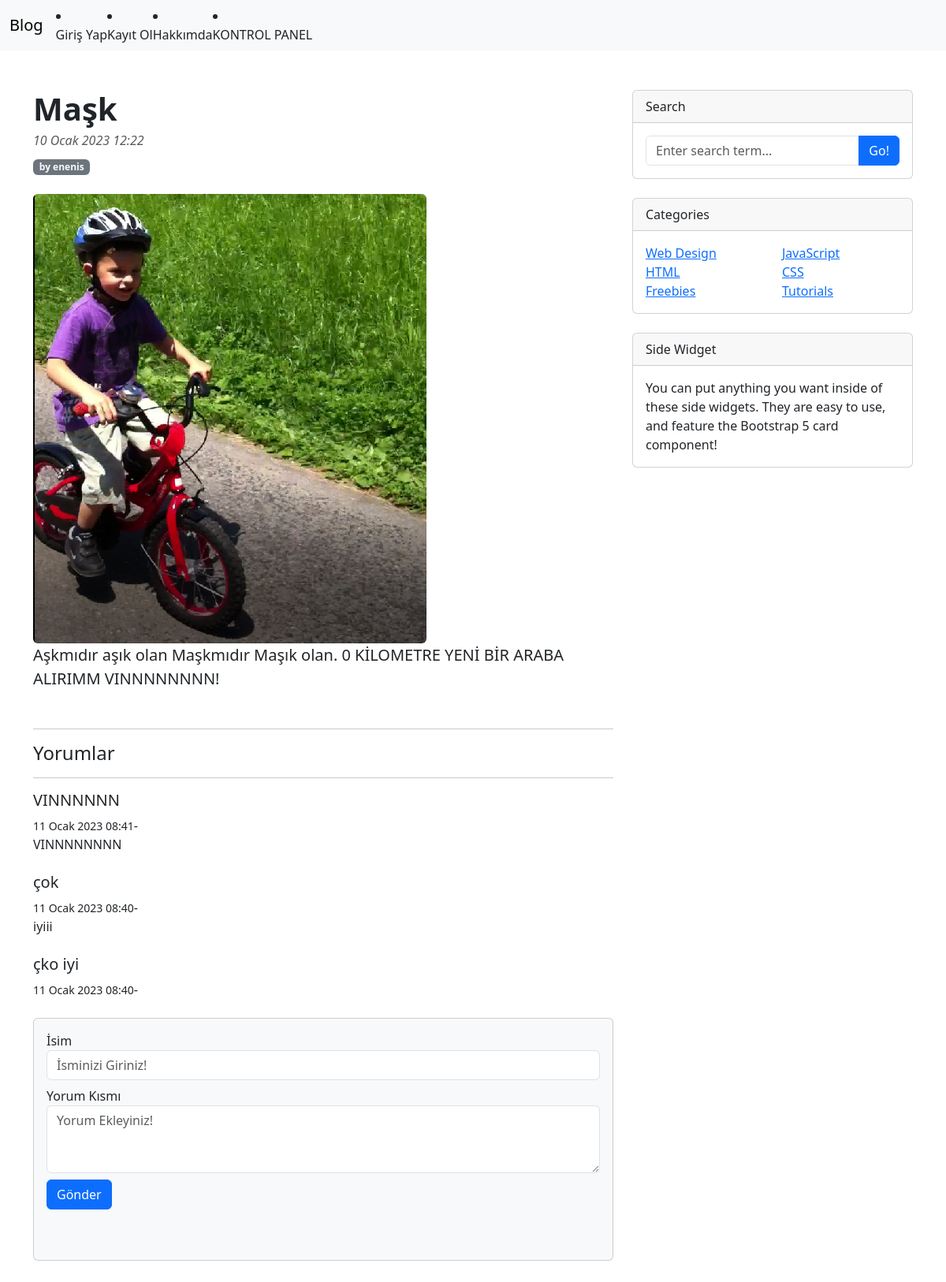
Page /articles/article/20 on the committed database.
### article/models.py (models this page shows, shortened)
class Article(models.Model):
    author = models.ForeignKey("auth.User",on_delete=models.CASCADE ,verbose_name="Yazar")
    title=models.CharField(max_length=50, verbose_name="Başlık")
    content=models.TextField(verbose_name="İçerik")
    created_date=models.DateTimeField(auto_now_add=True, verbose_name="Oluşturulma Tarihi")
    article_image=models.FileField(blank=True,null= True,verbose_name="Foto")
    class Meta:
        ordering=["-created_date"]

class Comment(models.Model):
    article = models.ForeignKey(Article,on_delete=models.CASCADE,verbose_name="Makale",related_name="comments")
    comment_author = models.CharField(max_length=50,verbose_name="İsim")
    comment_content=models.CharField(max_length=200,verbose_name="Yorum")
    comment_date=models.DateTimeField(auto_now_add=True)
    class Meta:
        ordering=["-comment_date"]

### article/views.py (the view)
# urls.py: path("article/<int:id>", views.detail,name="detail" ),
def detail(request,id):
    article=get_object_or_404(Article,id=id)
    comments=article.comments.all()
    return render(request,"detail.html",{"article":article,"comments":comments})

### templates/detail.html (shortened to what this page needs)
{% extends 'layout.html' %}
{% block body %}
<div class="row">
    <div class="col-lg-8">
        <article>
            <header class="mb-4">
                <h1 class="fw-bolder mb-1">{{article.title}}</h1>
                <div class="text-muted fst-italic mb-2">{{article.created_date}}</div>
                <a class="badge bg-secondary text-decoration-none link-light" href="#!">by {{article.author.username}}</a>
            </header>
            {% if article.article_image %}
                <img class="img-fluid rounded" src="{{article.article_image.url}}" alt="" />
            {% endif %}
            <section class="mb-5">
                <p class="fs-5 mb-4"> {{article.content}}</p>
            </section>
        </article>
        <hr>
        <h4>Yorumlar</h4>
        <hr>
        {% if comments %}
        {% for comment in comments %}
        <div class="media mb-4">
            <div class="media-body">
                <h5 class="mt-0">{{comment.comment_author}}</h5>
                <small>{{comment.comment_date}}</small>- <br>
                {{comment.comment_content}}
            </div>
        </div>
                            {% endfor %}
        {% else %}
        <div class="alert alert-danger">
            Bu makaleye henüz yorum yazılmamıştır. İlk yorum yapan siz olun!
        </div>
        {% endif %}
        <section class="mb-5">
            <div class="card bg-light">
                <div class="card-body">
                    <form method="post" class="mb-4" action="{% url "article:comment" article.id %}">
                        <div class="form-group">
                            <label >İsim</label>
                            <input name="comment_author"  class="form-control mb-2" id="exampleInputEmail1" placeholder="İsminizi Giriniz!">
                          </div>
                        <label for="exampleInputEmail1">Yorum Kısmı</label>
                        <textarea name="comment_content" class="form-control" rows="3" placeholder="Yorum Ekleyiniz!"></textarea>
                    <button type="submit" class="btn btn-primary mt-2">Gönder</button></form>
        </section>
    </div>
    <div class="col-lg-4">
        <div class="card mb-4">
            <div class="card-header">Search</div>
            <div class="card-body">
                <div class="input-group">
                    <input class="form-control" type="text" placeholder="Enter search term..." aria-label="Enter search term..." aria-describedby="button-search" />
                    <button class="btn btn-primary" id="button-search" type="button">Go!</button>
                </div>
            </div>
        </div>
        <div class="card mb-4">
            <div class="card-header">Categories</div>
            <div class="card-body">
                <div class="row">
                    <div class="col-sm-6">
                        <ul class="list-unstyled mb-0">
                            <li><a href="#!">Web Design</a></li>
                            <li><a href="#!">HTML</a></li>
                            <li><a href="#!">Freebies</a></li>
                        </ul>
                    </div>
                    <div class="col-sm-6">
                        <ul class="list-unstyled mb-0">
                            <li><a href="#!">JavaScript</a></li>
                            <li><a href="#!">CSS</a></li>
                            <li><a href="#!">Tutorials</a></li>
                        </ul>
                    </div>
                </div>
            </div>
        </div>
        <div class="card mb-4">
            <div class="card-header">Side Widget</div>
            <div class="card-body">You can put anything you want inside of these side widgets. They are easy to use, and feature the Bootstrap 5 card component!</div>
        </div>
</div>
{% endblock body %}

### rows in the picture
Article: title "Maşk", created_date "10 Ocak 2023 12:22", author.username "enenis", article_image (picture), content "Aşkmıdır aşık olan Maşkmıdır Maşık olan. 0 KİLOMETRE YENİ BİR ARABA ALIRIMM VINNNNNNNN!"
Comment: comment_author "VINNNNNN", comment_date "11 Ocak 2023 08:41", comment_content "VINNNNNNNN"
Comment: comment_author "çok", comment_date "11 Ocak 2023 08:40", comment_content "iyiii"
Comment: comment_author "çko iyi", comment_date "11 Ocak 2023 08:40"
